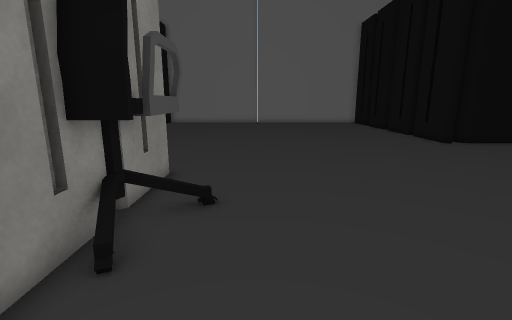
View 1 (above)

16 first-person views from a walk through a Unity game level. The camera is 1.3 m above the floor, tilts 12° down and sees 85° across. The floor is counted in squares, 0.5 m on a side. Each view is taken from the middle of a square. On the plan, view 1 faces up. The plan holds only what a view shows up to about 19 squares ahead; the rest is blank. The place goes on beyond the plan. The player character is not drawn. Some surface patterns are stand-ins.

View 2
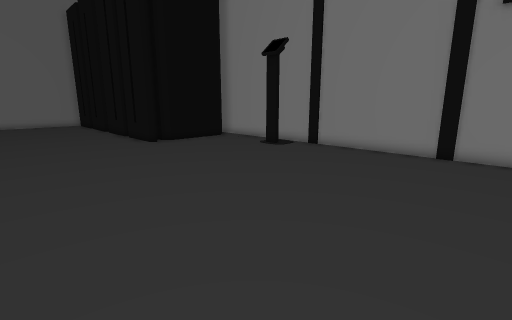

View 3
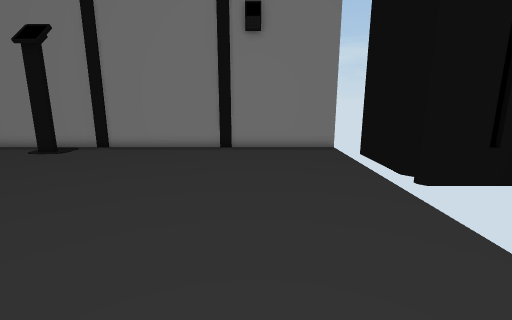

View 4
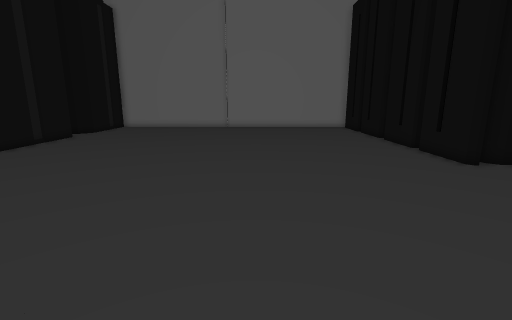

View 5
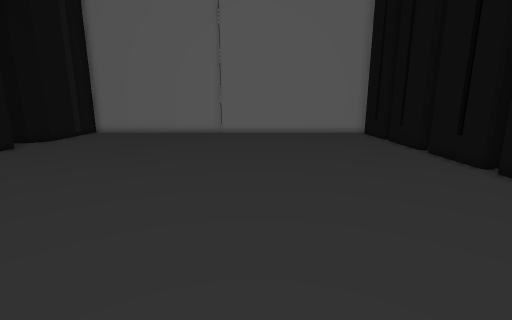

View 6
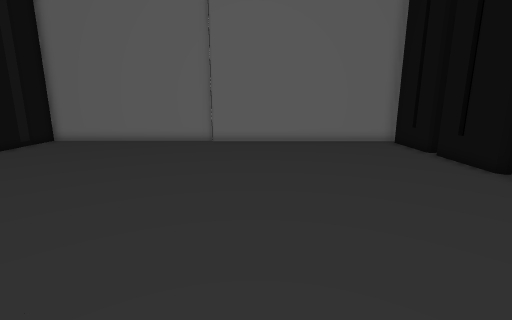

View 7
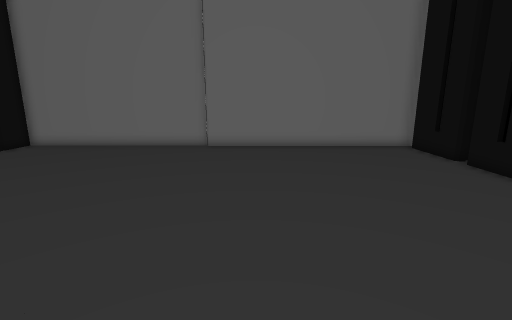

View 8
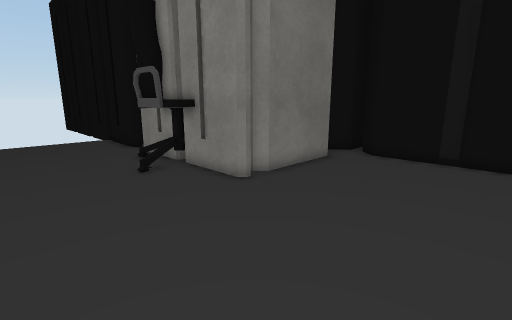

View 9
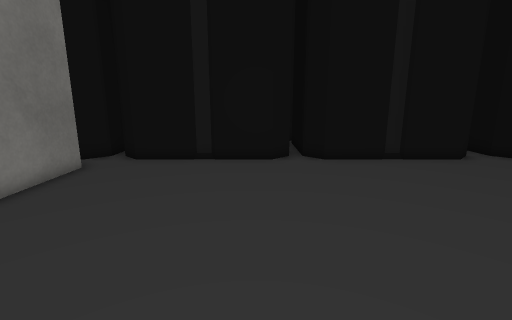

View 10
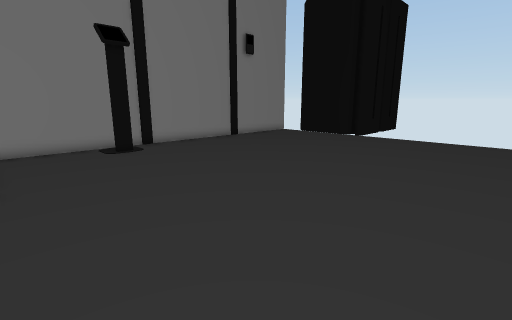

View 11
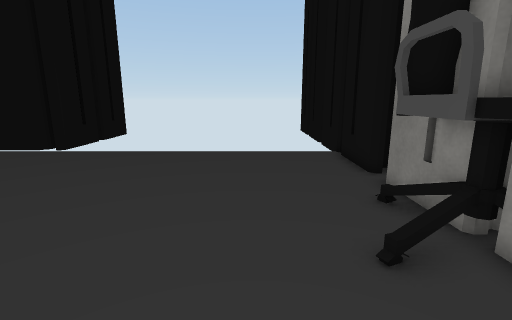

View 12
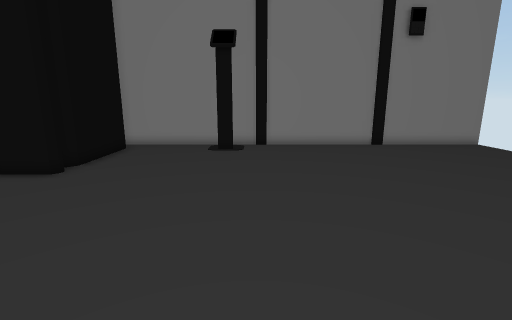

View 13
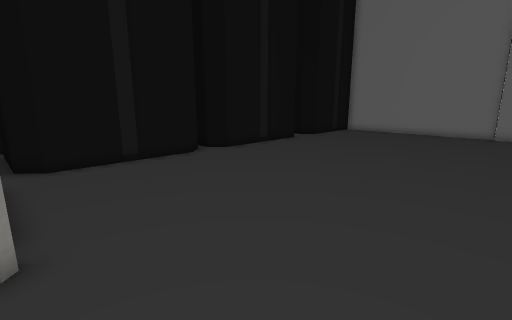

View 14
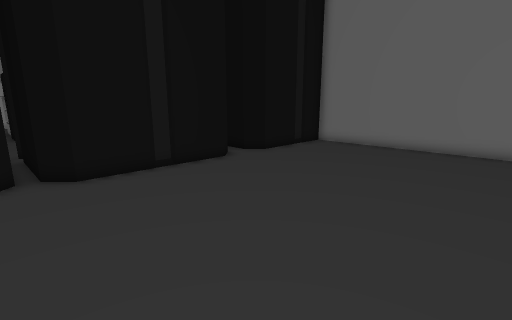

View 15
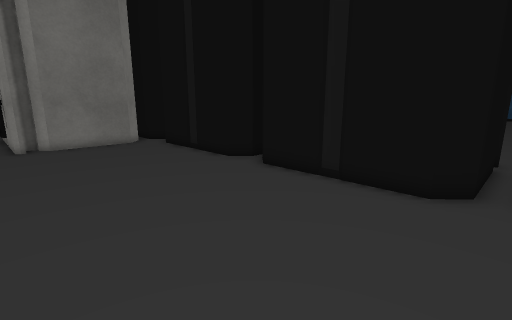

View 16
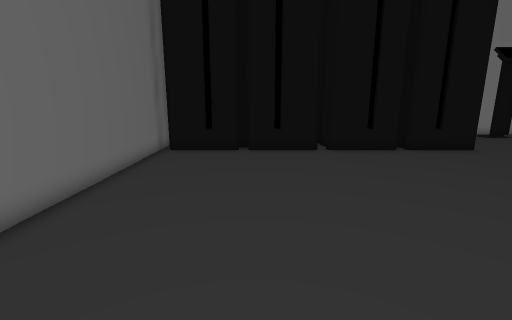

### Floor plan
Key: @ floor where view 1 was taken; # wall or solid block; . floor; O other object.
Columns run from 12 left of view 1 to 19 right of it. Each row starts with its distance up from view 1.
 34   #######################
 33  ##.....................#
 32  #O.....................#
 31  ##.....................#
 30   #.....................##
 29  ##.....................#
 28 ##......................O
 27 #O......................#
 26 ###.....................#
 25  ##.....................##
 24  ##.....................#
 23  #O.....................O
 22  ##.....................##
 21   #.....................#
 20  ##.....................#
 19  #......................#
 18  ##.....................##     #
 17   #.....................##   #.#
 16  ##............................#
 15  #O............................#
 14  ##............................#
 13  ##............................#
 12  ##..........................#.#
 11  O.............................#
 10  O.#######.....................#
  9  ###    ##.....................#
  8          O.....................#
  7          OO....................#
  6         OOO....................#
  5          OO....................#
  4          #.....................#
  3          #.....................#
  2          #.....................#
  1          #.....................#
  0         ##..@..................#
 -1          #.....................#
 -2          #.....................#
 -3          #.....................#
 -4          #              OOOOOO #
 -5                         OO
 -6                         O

Where each view was taken, in squares from view 1:
view 1: 0 up, 0 right, facing up
view 2: 0 up, 4 right, facing up-right
view 3: 1 up, 3 right, facing right
view 4: 6 up, 3 right, facing up
view 5: 11 up, 3 right, facing up
view 6: 16 up, 3 right, facing up
view 7: 18 up, 3 right, facing up
view 8: 17 up, 3 right, facing down-left
view 9: 17 up, 2 right, facing left
view 10: 17 up, 2 right, facing down-right
view 11: 11 up, 1 right, facing down
view 12: 10 up, 2 right, facing right
view 13: 10 up, 2 right, facing up-left
view 14: 18 up, 0 right, facing up-left
view 15: 28 up, 2 left, facing down-left
view 16: 29 up, 3 left, facing right
